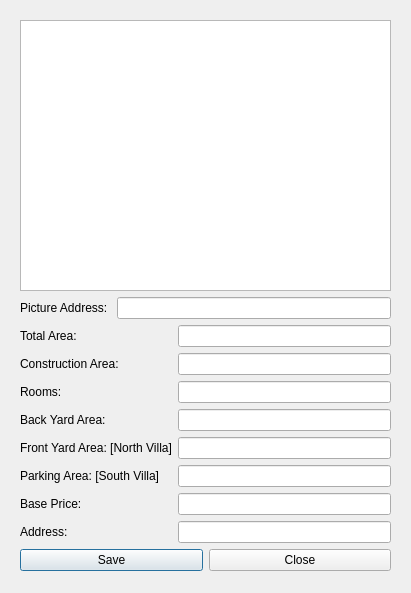
<?xml version="1.0" encoding="UTF-8"?>
<ui version="4.0">
 <class>villaPanel</class>
 <widget class="QDialog" name="villaPanel">
  <property name="geometry">
   <rect>
    <x>0</x>
    <y>0</y>
    <width>411</width>
    <height>593</height>
   </rect>
  </property>
  <property name="windowTitle">
   <string>Dialog</string>
  </property>
  <widget class="QWidget" name="">
   <property name="geometry">
    <rect>
     <x>20</x>
     <y>20</y>
     <width>371</width>
     <height>551</height>
    </rect>
   </property>
   <layout class="QVBoxLayout" name="verticalLayout_4">
    <item>
     <layout class="QVBoxLayout" name="verticalLayout">
      <item>
       <widget class="QGraphicsView" name="graphicsView"/>
      </item>
      <item>
       <layout class="QHBoxLayout" name="horizontalLayout">
        <item>
         <widget class="QLabel" name="label">
          <property name="text">
           <string>Picture Address: </string>
          </property>
         </widget>
        </item>
        <item>
         <widget class="QLineEdit" name="lPicAdd"/>
        </item>
       </layout>
      </item>
     </layout>
    </item>
    <item>
     <layout class="QHBoxLayout" name="horizontalLayout_2">
      <item>
       <layout class="QVBoxLayout" name="verticalLayout_2">
        <item>
         <widget class="QLabel" name="label_2">
          <property name="text">
           <string>Total Area: </string>
          </property>
         </widget>
        </item>
        <item>
         <widget class="QLabel" name="label_3">
          <property name="text">
           <string>Construction Area: </string>
          </property>
         </widget>
        </item>
        <item>
         <widget class="QLabel" name="label_7">
          <property name="text">
           <string>Rooms: </string>
          </property>
         </widget>
        </item>
        <item>
         <widget class="QLabel" name="label_4">
          <property name="text">
           <string>Back Yard Area: </string>
          </property>
         </widget>
        </item>
        <item>
         <widget class="QLabel" name="label_5">
          <property name="text">
           <string>Front Yard Area: [North Villa]</string>
          </property>
         </widget>
        </item>
        <item>
         <widget class="QLabel" name="label_6">
          <property name="text">
           <string>Parking Area: [South Villa]</string>
          </property>
         </widget>
        </item>
        <item>
         <widget class="QLabel" name="label_8">
          <property name="text">
           <string>Base Price: </string>
          </property>
         </widget>
        </item>
        <item>
         <widget class="QLabel" name="label_9">
          <property name="text">
           <string>Address: </string>
          </property>
         </widget>
        </item>
       </layout>
      </item>
      <item>
       <layout class="QVBoxLayout" name="verticalLayout_3">
        <item>
         <widget class="QLineEdit" name="lTArea"/>
        </item>
        <item>
         <widget class="QLineEdit" name="lCArea"/>
        </item>
        <item>
         <widget class="QLineEdit" name="lRooms"/>
        </item>
        <item>
         <widget class="QLineEdit" name="lBYardArea"/>
        </item>
        <item>
         <widget class="QLineEdit" name="lFYardArea"/>
        </item>
        <item>
         <widget class="QLineEdit" name="lParking"/>
        </item>
        <item>
         <widget class="QLineEdit" name="lBasePrice"/>
        </item>
        <item>
         <widget class="QLineEdit" name="lAddress"/>
        </item>
       </layout>
      </item>
     </layout>
    </item>
    <item>
     <layout class="QHBoxLayout" name="horizontalLayout_3">
      <item>
       <widget class="QPushButton" name="pSave">
        <property name="text">
         <string>Save</string>
        </property>
       </widget>
      </item>
      <item>
       <widget class="QPushButton" name="pClose">
        <property name="text">
         <string>Close</string>
        </property>
       </widget>
      </item>
     </layout>
    </item>
   </layout>
  </widget>
 </widget>
 <resources/>
 <connections/>
</ui>
